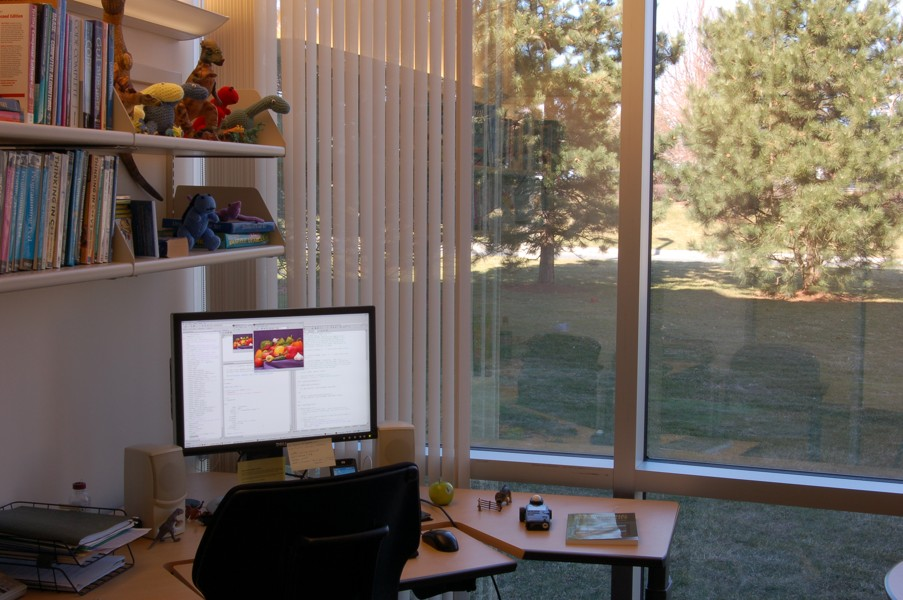
%> input picture 学习资料/《精通图像处理经典算法（MATLAB版）》配套资料/2/2-3-4/office.jpg, 903 x 600 px
$ octave duijiaojingxiang.m   (GNU Octave 9; MATLAB toolbox functions it lacks are replaced by stand-ins)
%> lines starting %> are read from the running program, lines starting %| are printed output that depends on the picture
clear;
I=imread('office.jpg');
%> I is the input picture: size 600x903x3 uint8; mean R, G, B 113.2, 102.4, 93.5
I=rgb2gray(I);
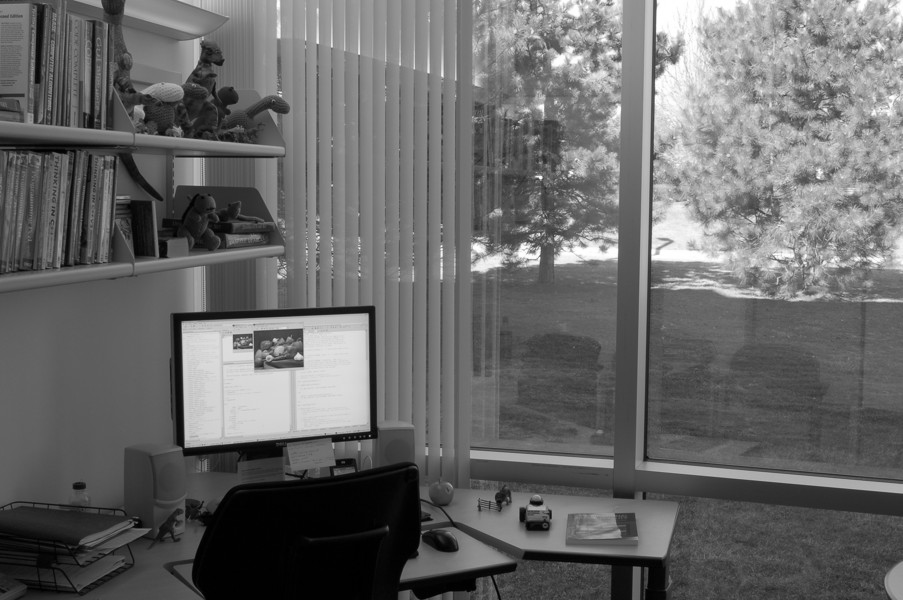
%> I: size 600x903 uint8; min 0, max 255, mean 104.6
subplot(1,2,1);
imshow(I);
title('原图');
I = double(I);
%> I: size 600x903 double
H=size(I);
%> H = [600 903]
I3(1:H(1),1:H(2))=I(H(1):-1:1,H(2):-1:1);    %对角镜像
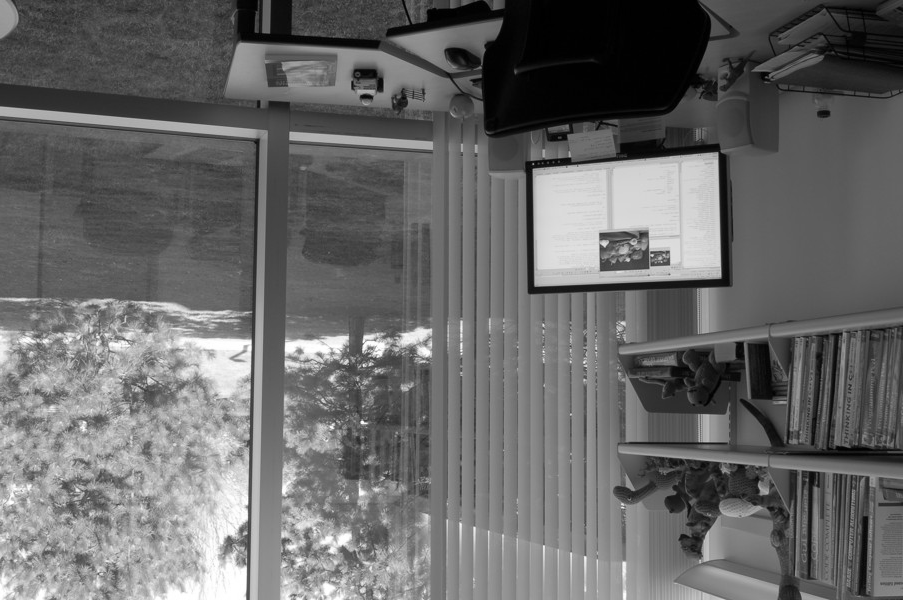
%> I3: size 600x903 double; min 0, max 255, mean 104.6; mean of the top-left, top-right, bottom-left and bottom-right quarters 85.2, 81.9, 148.9, 102.5
subplot(1,2,2);
imshow(uint8(I3));
title('对角镜像');
